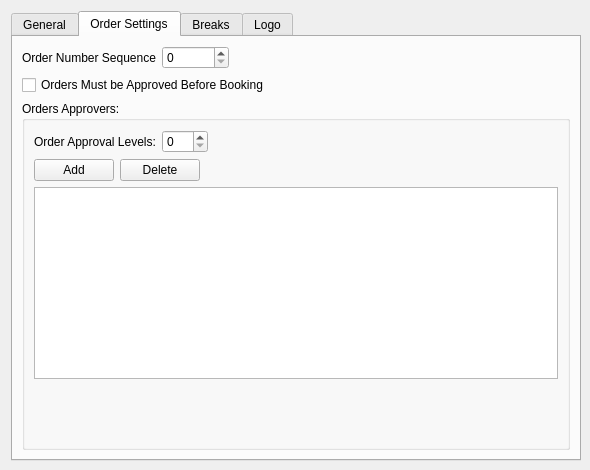
<?xml version="1.0" encoding="UTF-8"?>
<ui version="4.0">
 <class>SetupForm</class>
 <widget class="QWidget" name="SetupForm">
  <property name="geometry">
   <rect>
    <x>0</x>
    <y>0</y>
    <width>590</width>
    <height>470</height>
   </rect>
  </property>
  <property name="minimumSize">
   <size>
    <width>590</width>
    <height>470</height>
   </size>
  </property>
  <property name="windowTitle">
   <string>Form</string>
  </property>
  <layout class="QVBoxLayout" name="verticalLayout_2">
   <item>
    <widget class="QTabWidget" name="tabWidget">
     <property name="minimumSize">
      <size>
       <width>570</width>
       <height>450</height>
      </size>
     </property>
     <property name="currentIndex">
      <number>1</number>
     </property>
     <widget class="QWidget" name="tab">
      <attribute name="title">
       <string>General</string>
      </attribute>
      <layout class="QVBoxLayout" name="verticalLayout">
       <item>
        <layout class="QGridLayout" name="gridLayout_3">
         <item row="0" column="0">
          <widget class="QLabel" name="label">
           <property name="text">
            <string>Station Name:</string>
           </property>
          </widget>
         </item>
         <item row="0" column="1">
          <widget class="QLineEdit" name="edtStationName"/>
         </item>
         <item row="1" column="0">
          <widget class="QLabel" name="label_2">
           <property name="text">
            <string>Address 1:</string>
           </property>
          </widget>
         </item>
         <item row="1" column="1">
          <widget class="QLineEdit" name="edtAddress1"/>
         </item>
         <item row="2" column="0">
          <widget class="QLabel" name="label_3">
           <property name="text">
            <string>Address 2:</string>
           </property>
          </widget>
         </item>
         <item row="2" column="1">
          <widget class="QLineEdit" name="edtAddress2"/>
         </item>
        </layout>
       </item>
       <item>
        <layout class="QGridLayout" name="gridLayout" columnstretch="0,0,0">
         <item row="0" column="2">
          <widget class="QComboBox" name="cbAgencyCommType"/>
         </item>
         <item row="1" column="0">
          <widget class="QLabel" name="label_7">
           <property name="text">
            <string>Sales Rep Commission:</string>
           </property>
          </widget>
         </item>
         <item row="0" column="0">
          <widget class="QLabel" name="label_5">
           <property name="text">
            <string>Agency Commision:</string>
           </property>
          </widget>
         </item>
         <item row="0" column="1">
          <widget class="QDoubleSpinBox" name="sbAgencyComm">
           <property name="maximum">
            <double>999999.989999999990687</double>
           </property>
          </widget>
         </item>
         <item row="1" column="1">
          <widget class="QDoubleSpinBox" name="sbSaleRepComm">
           <property name="maximum">
            <double>999999.989999999990687</double>
           </property>
          </widget>
         </item>
         <item row="1" column="2">
          <widget class="QComboBox" name="cbSaleRepCommType"/>
         </item>
        </layout>
       </item>
       <item>
        <layout class="QGridLayout" name="gridLayout_2" columnstretch="0,0,0">
         <item row="5" column="0">
          <widget class="QLabel" name="label_8">
           <property name="text">
            <string>Interest Rate:</string>
           </property>
          </widget>
         </item>
         <item row="4" column="1">
          <widget class="QDoubleSpinBox" name="edtLateFee">
           <property name="maximum">
            <double>999999.989999999990687</double>
           </property>
          </widget>
         </item>
         <item row="2" column="0">
          <widget class="QLabel" name="label_14">
           <property name="text">
            <string>Billing Type:</string>
           </property>
          </widget>
         </item>
         <item row="4" column="0">
          <widget class="QLabel" name="label_6">
           <property name="text">
            <string>Late Fee:</string>
           </property>
          </widget>
         </item>
         <item row="2" column="1">
          <widget class="QComboBox" name="cbBillingType"/>
         </item>
         <item row="0" column="0">
          <widget class="QLabel" name="label_9">
           <property name="text">
            <string>Billing Cycle:</string>
           </property>
          </widget>
         </item>
         <item row="6" column="1">
          <widget class="QSpinBox" name="edtGracePeriod"/>
         </item>
         <item row="0" column="1">
          <widget class="QComboBox" name="cbBillCycle"/>
         </item>
         <item row="1" column="1">
          <widget class="QComboBox" name="cbRevenueType"/>
         </item>
         <item row="5" column="1">
          <widget class="QDoubleSpinBox" name="edtIntRate"/>
         </item>
         <item row="3" column="0">
          <widget class="QLabel" name="label_15">
           <property name="text">
            <string>Billing Basis:</string>
           </property>
          </widget>
         </item>
         <item row="1" column="0">
          <widget class="QLabel" name="label_13">
           <property name="text">
            <string>Revenue Type:</string>
           </property>
          </widget>
         </item>
         <item row="6" column="0">
          <widget class="QLabel" name="label_10">
           <property name="text">
            <string>Grace Period:</string>
           </property>
          </widget>
         </item>
         <item row="3" column="1">
          <widget class="QComboBox" name="cbBillingBasis"/>
         </item>
         <item row="2" column="2">
          <spacer name="horizontalSpacer_4">
           <property name="orientation">
            <enum>Qt::Horizontal</enum>
           </property>
           <property name="sizeHint" stdset="0">
            <size>
             <width>200</width>
             <height>20</height>
            </size>
           </property>
          </spacer>
         </item>
        </layout>
       </item>
      </layout>
     </widget>
     <widget class="QWidget" name="tab_3">
      <attribute name="title">
       <string>Order Settings</string>
      </attribute>
      <layout class="QVBoxLayout" name="verticalLayout_4">
       <item>
        <layout class="QHBoxLayout" name="horizontalLayout_3" stretch="0,1,0">
         <item>
          <widget class="QLabel" name="label_12">
           <property name="text">
            <string>Order Number Sequence</string>
           </property>
          </widget>
         </item>
         <item>
          <widget class="QSpinBox" name="sbOrderSequence">
           <property name="maximum">
            <number>99999999</number>
           </property>
          </widget>
         </item>
         <item>
          <spacer name="horizontalSpacer_2">
           <property name="orientation">
            <enum>Qt::Horizontal</enum>
           </property>
           <property name="sizeHint" stdset="0">
            <size>
             <width>350</width>
             <height>20</height>
            </size>
           </property>
          </spacer>
         </item>
        </layout>
       </item>
       <item>
        <widget class="QCheckBox" name="cbAprvdBB">
         <property name="text">
          <string>Orders Must be Approved Before Booking</string>
         </property>
        </widget>
       </item>
       <item>
        <widget class="QGroupBox" name="groupBox">
         <property name="title">
          <string>Orders Approvers:</string>
         </property>
         <layout class="QVBoxLayout" name="verticalLayout_3">
          <item>
           <layout class="QHBoxLayout" name="horizontalLayout_2" stretch="0,1,0">
            <item>
             <widget class="QLabel" name="label_11">
              <property name="text">
               <string>Order Approval Levels:</string>
              </property>
             </widget>
            </item>
            <item>
             <widget class="QSpinBox" name="sbAprvLevels">
              <property name="minimum">
               <number>0</number>
              </property>
              <property name="maximum">
               <number>9</number>
              </property>
             </widget>
            </item>
            <item>
             <spacer name="horizontalSpacer">
              <property name="orientation">
               <enum>Qt::Horizontal</enum>
              </property>
              <property name="sizeHint" stdset="0">
               <size>
                <width>350</width>
                <height>20</height>
               </size>
              </property>
             </spacer>
            </item>
           </layout>
          </item>
          <item>
           <layout class="QHBoxLayout" name="horizontalLayout" stretch="0,0,0">
            <item>
             <widget class="QPushButton" name="btnAdd">
              <property name="text">
               <string>Add</string>
              </property>
             </widget>
            </item>
            <item>
             <widget class="QPushButton" name="btnDelete">
              <property name="text">
               <string>Delete</string>
              </property>
             </widget>
            </item>
            <item>
             <spacer name="horizontalSpacer_3">
              <property name="orientation">
               <enum>Qt::Horizontal</enum>
              </property>
              <property name="sizeHint" stdset="0">
               <size>
                <width>40</width>
                <height>20</height>
               </size>
              </property>
             </spacer>
            </item>
           </layout>
          </item>
          <item>
           <widget class="QTableView" name="tvApprovers">
            <property name="selectionBehavior">
             <enum>QAbstractItemView::SelectRows</enum>
            </property>
           </widget>
          </item>
          <item>
           <spacer name="verticalSpacer">
            <property name="orientation">
             <enum>Qt::Vertical</enum>
            </property>
            <property name="sizeHint" stdset="0">
             <size>
              <width>20</width>
              <height>40</height>
             </size>
            </property>
           </spacer>
          </item>
         </layout>
        </widget>
       </item>
      </layout>
     </widget>
     <widget class="QWidget" name="tbBreaks">
      <attribute name="title">
       <string>Breaks</string>
      </attribute>
      <layout class="QVBoxLayout" name="verticalLayout_5">
       <item>
        <layout class="QGridLayout" name="gridLayout_4" columnstretch="0,1,0">
         <item row="1" column="0">
          <widget class="QLabel" name="label_17">
           <property name="text">
            <string>Break Duration:</string>
           </property>
          </widget>
         </item>
         <item row="2" column="1">
          <widget class="QSpinBox" name="edtMaxSpots"/>
         </item>
         <item row="2" column="0">
          <widget class="QLabel" name="label_4">
           <property name="text">
            <string>Break Max Spots:</string>
           </property>
          </widget>
         </item>
         <item row="1" column="1">
          <widget class="QSpinBox" name="sbBreakDuration">
           <property name="maximum">
            <number>999</number>
           </property>
          </widget>
         </item>
         <item row="0" column="1">
          <widget class="QSpinBox" name="sbTimeInterval"/>
         </item>
         <item row="0" column="0">
          <widget class="QLabel" name="label_16">
           <property name="text">
            <string>Break Time Interval:</string>
           </property>
          </widget>
         </item>
         <item row="0" column="2">
          <spacer name="horizontalSpacer_5">
           <property name="orientation">
            <enum>Qt::Horizontal</enum>
           </property>
           <property name="sizeHint" stdset="0">
            <size>
             <width>350</width>
             <height>20</height>
            </size>
           </property>
          </spacer>
         </item>
        </layout>
       </item>
       <item>
        <spacer name="verticalSpacer_2">
         <property name="orientation">
          <enum>Qt::Vertical</enum>
         </property>
         <property name="sizeHint" stdset="0">
          <size>
           <width>20</width>
           <height>325</height>
          </size>
         </property>
        </spacer>
       </item>
      </layout>
     </widget>
     <widget class="QWidget" name="tab_2">
      <attribute name="title">
       <string>Logo</string>
      </attribute>
     </widget>
    </widget>
   </item>
  </layout>
 </widget>
 <resources/>
 <connections/>
</ui>
